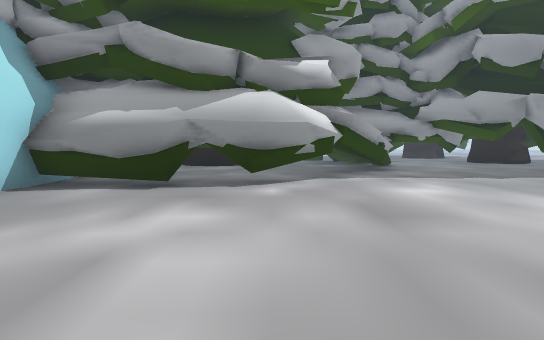
view 1 (above)

24 first-person views from a walk through a scene from a Unity 3-D project. The camera is 1.2 m above the floor, tilts 4° down and sees 80° across. The floor is counted in squares, 2 m on a side. Each view is taken from the middle of a square. On the plan, view 1 faces up. The plan holds only what a view shows up to about 10 squares ahead; the rest is blank. The place goes on beyond the plan. The player is left out.

view 2
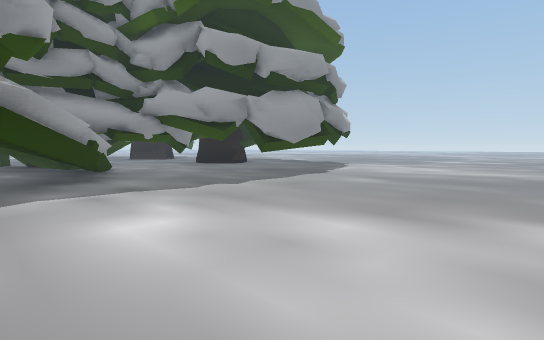

view 3
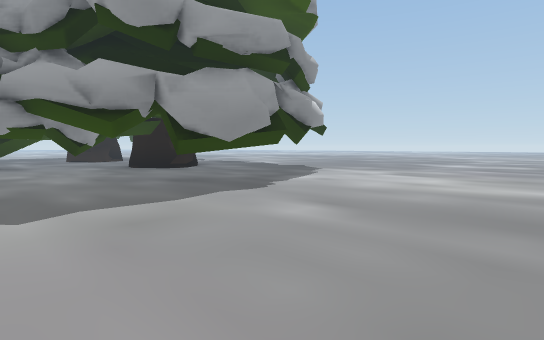

view 4
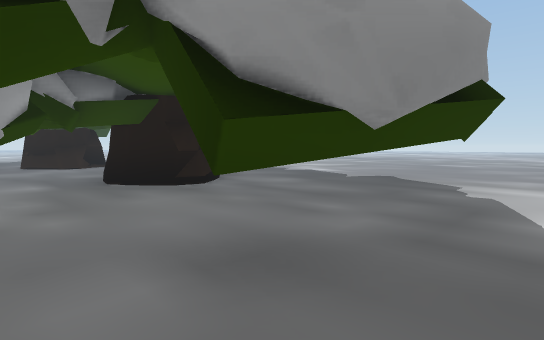

view 5
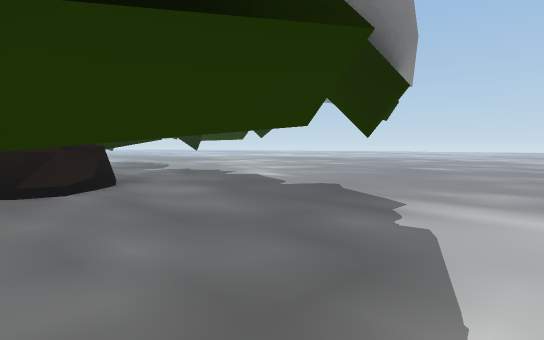

view 6
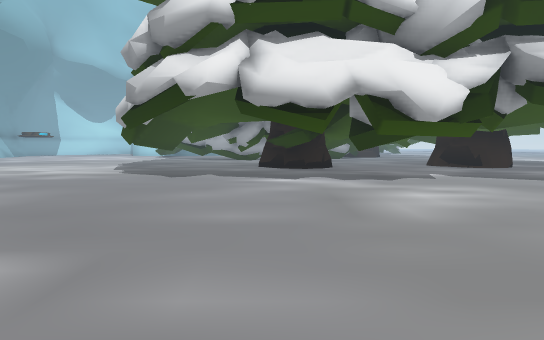

view 7
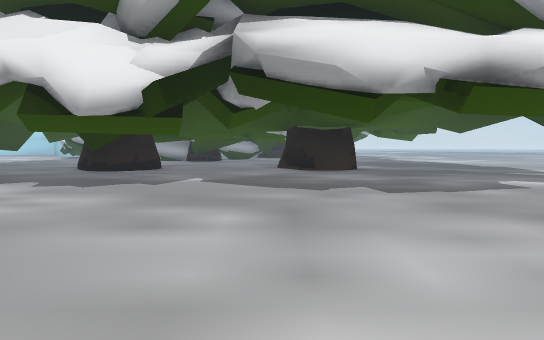

view 8
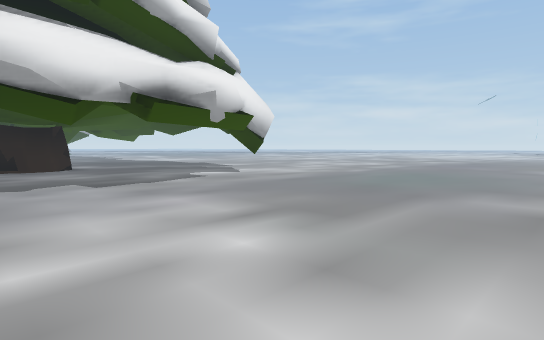

view 9
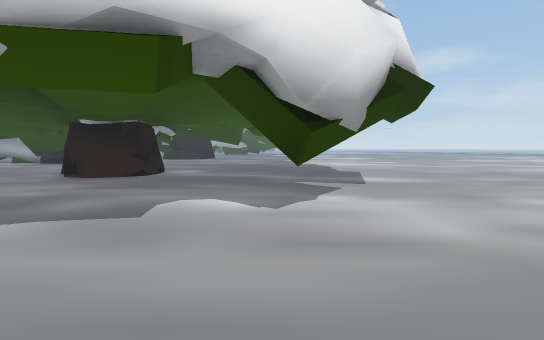

view 10
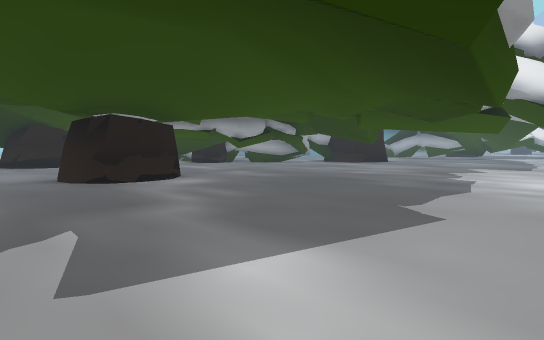

view 11
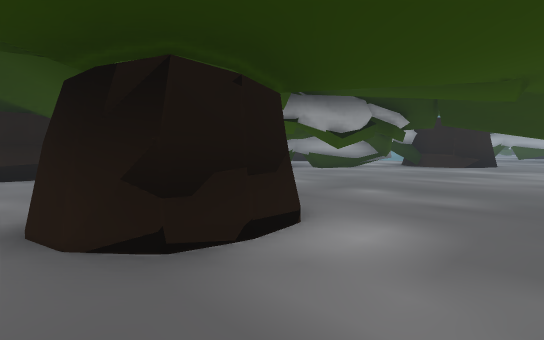

view 12
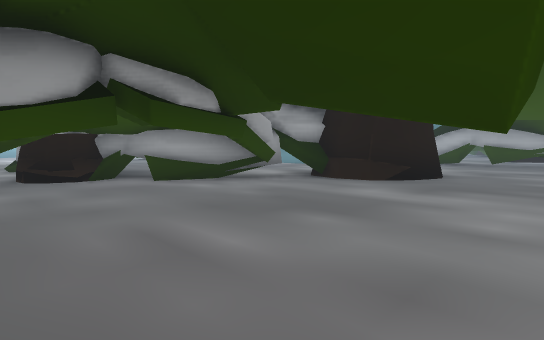

view 13
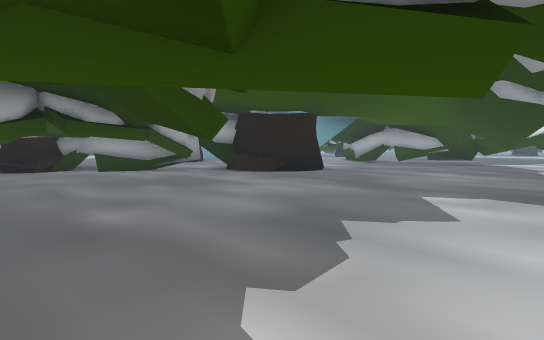

view 14
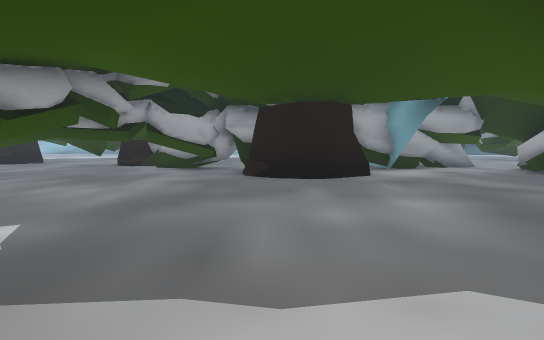

view 15
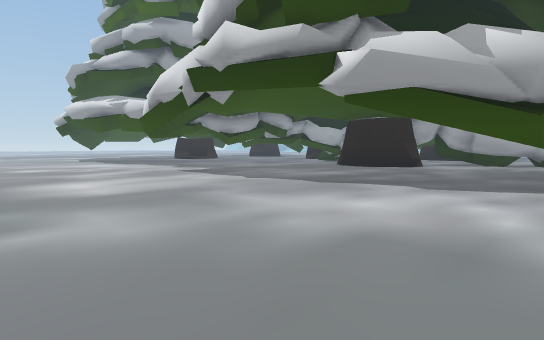

view 16
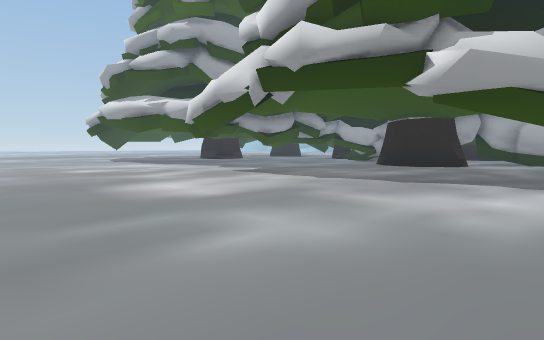

view 17
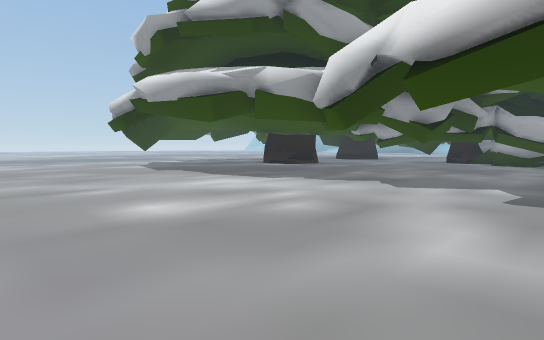

view 18
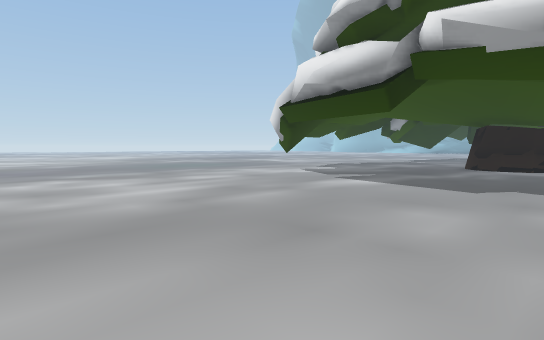

view 19
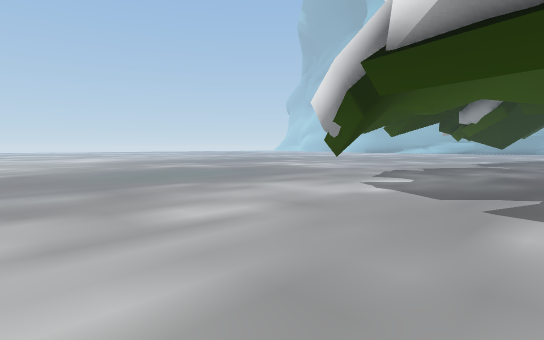

view 20
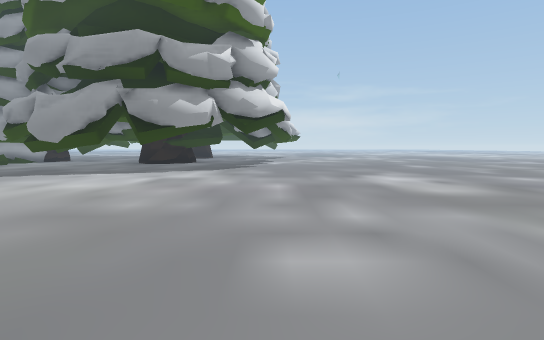

view 21
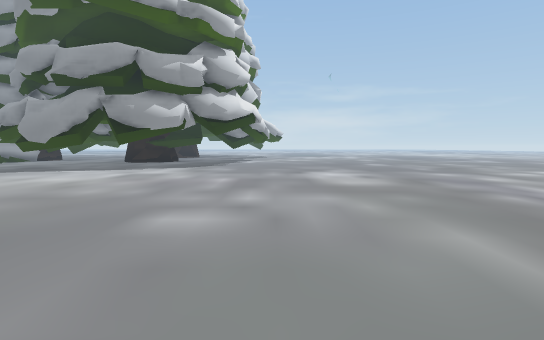

view 22
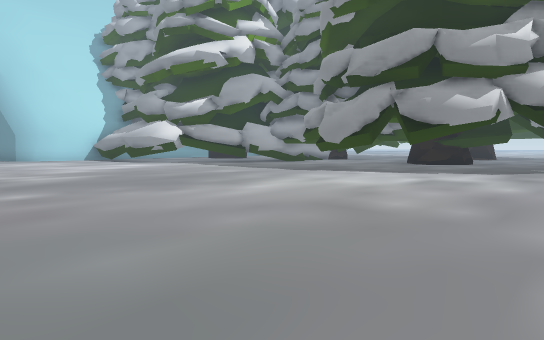

view 23
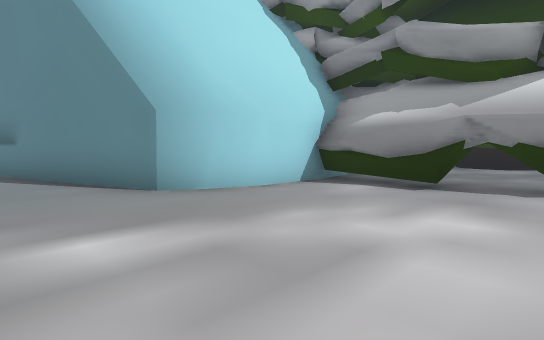

view 24
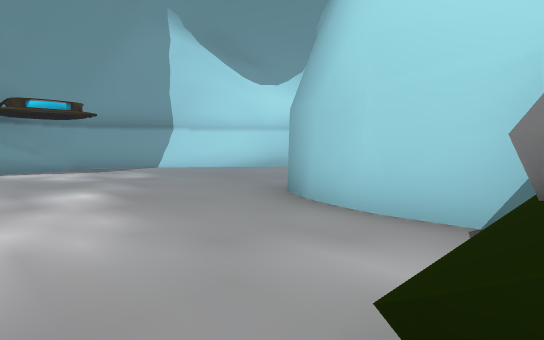

### Floor plan
Key: @ floor where view 1 was taken; # wall or solid block; x gap in a wall; . floor; T thing the floor can be seen under or through.
Columns run from 7 left of view 1 to 20 right of it. Each row starts with its distance up from view 1.
 29  ......      .......    ..
 28 ...........................
 27 ...........................
 26 ............................
 25 ............................
 24 ............................
 23 ....................#.......
 22  #..................#......
 21  ..........................
 20 #.........#................
 19 #..............##..........
 18 #...###...###..##..........
 17 #..## ####...#.............
 16 ..###   ##...............
 15 ###      #.# .......T...
 14          #####.....TT....
 13                T##........
 12               TT#..........
 11            # TT...........
 10           ###...............
  9          ##..#..............
  8          #....TTx#..........
  7         ##..................
  6      ####...................
  5    ###.....................
  4    #......................
  3   ##......................
  2  ##......................
  1 ##.......     ..........
  0  ......@       ........
 -1                      .
 -2
 -3 #
 -4 ##
 -5   ####

Where each view was taken, in squares from view 1:
view 1: 0 up, 0 right, facing up
view 2: 2 up, 1 right, facing up-right
view 3: 3 up, 4 right, facing up-right
view 4: 7 up, 6 right, facing up-right
view 5: 7 up, 8 right, facing up-right
view 6: 12 up, 19 right, facing left
view 7: 17 up, 18 right, facing left
view 8: 17 up, 19 right, facing up-left
view 9: 22 up, 16 right, facing left
view 10: 25 up, 11 right, facing down-left
view 11: 21 up, 10 right, facing down-left
view 12: 21 up, 5 right, facing down-left
view 13: 24 up, 5 right, facing down-left
view 14: 25 up, 1 left, facing down
view 15: 28 up, 7 left, facing down-right
view 16: 29 up, 6 left, facing down-right
view 17: 28 up, 0 right, facing down-right
view 18: 29 up, 7 right, facing down-right
view 19: 27 up, 10 right, facing down-right
view 20: 0 up, 13 right, facing up
view 21: 1 down, 14 right, facing up
view 22: 0 up, 13 right, facing up-left
view 23: 0 up, 0 right, facing up-left
view 24: 5 up, 1 left, facing down-left
